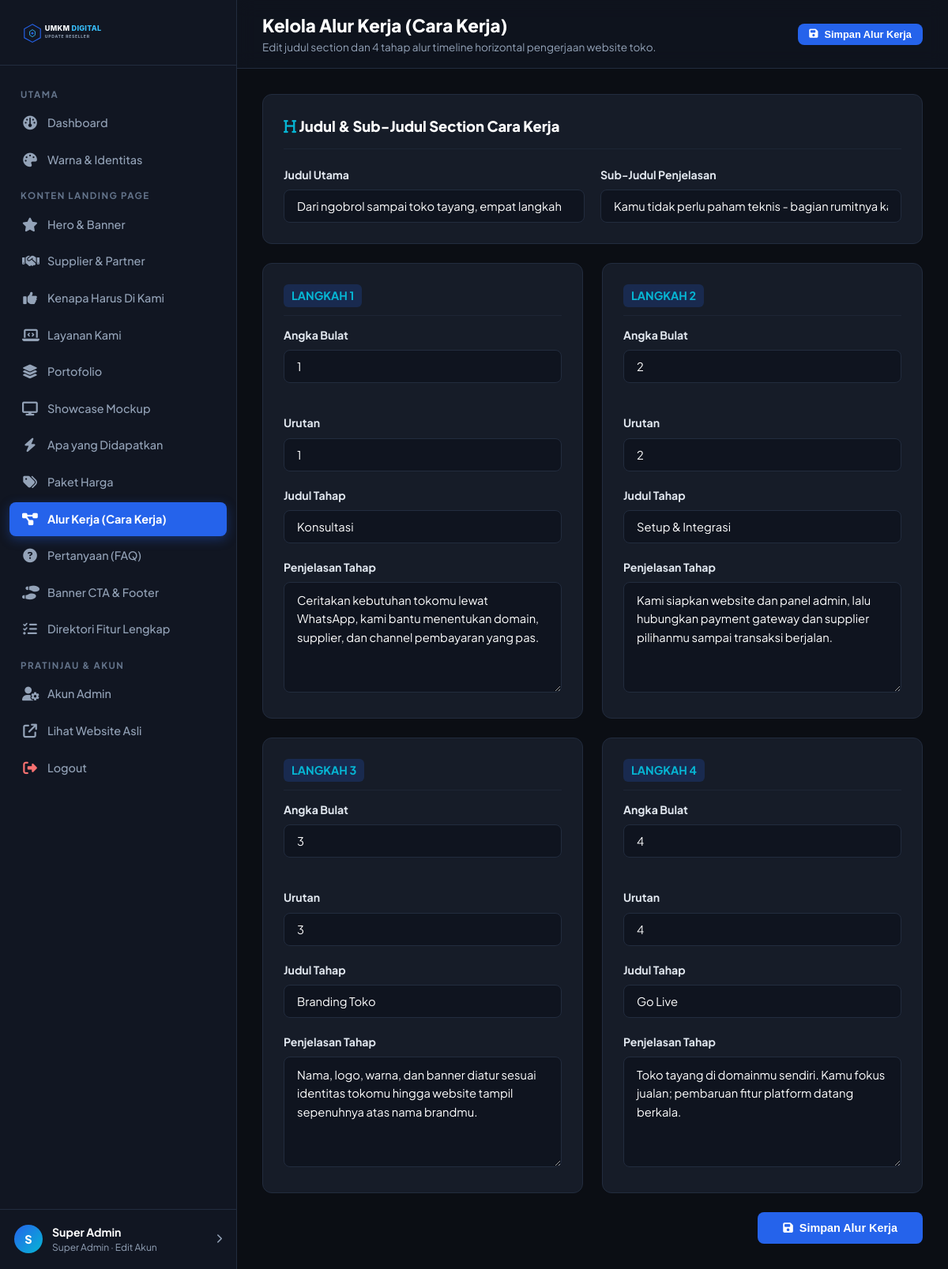
Screenshot of /admin/workflow.php (signed in) with the database file from the repository.
### tables this page shows
CREATE TABLE IF NOT EXISTS `workflow_steps` (
  `id` int(11) NOT NULL AUTO_INCREMENT,
  `step_number` varchar(10) NOT NULL,
  `title` varchar(150) NOT NULL,
  `description` text NOT NULL,
  `sort_order` int(11) DEFAULT 0,
  PRIMARY KEY (`id`)
);

### config/database.php (called while the page is built, shortened)
<?php
function get_settings($pdo) {
    $stmt = $pdo->query("SELECT setting_key, setting_value FROM settings");
    $settings = [];
    while ($row = $stmt->fetch()) {
        $settings[$row['setting_key']] = $row['setting_value'];
    }
    return $settings;
}

### admin/workflow.php (the view, shortened to what this page needs)
<?php
require_once __DIR__ . '/includes/header.php';
$settings = get_settings($pdo);
$steps = $pdo->query("SELECT * FROM workflow_steps ORDER BY sort_order ASC, id ASC")->fetchAll();
require_once __DIR__ . '/includes/sidebar.php';
?>
<main class="admin-main">
  <header class="admin-topbar">
    <div class="page-heading">
      <h1>Kelola Alur Kerja (Cara Kerja)</h1>
      <p>Edit judul section dan 4 tahap alur timeline horizontal pengerjaan website toko.</p>
    </div>
    <div class="topbar-actions">
      <button type="submit" form="workflow-form" class="btn btn-primary btn-sm">
        <i class="fa-solid fa-floppy-disk"></i> Simpan Alur Kerja
      </button>
    </div>
  </header>
  <div class="admin-body">
    <form id="workflow-form" method="POST" action="">
      <div class="admin-card">
        <div class="admin-card-header">
          <h2 class="admin-card-title"><i class="fa-solid fa-heading" style="color: var(--admin-accent);"></i> Judul &amp; Sub-Judul Section Cara Kerja</h2>
        </div>
        <div class="form-row">
          <div class="form-group" style="margin-bottom: 0;">
            <label class="form-label">Judul Utama</label>
            <input type="text" name="workflow_title" class="form-control" value="<?= htmlspecialchars($settings['workflow_title'] ?? 'Dari ngobrol sampai toko tayang, empat langkah') ?>" required>
          </div>
          <div class="form-group" style="margin-bottom: 0;">
            <label class="form-label">Sub-Judul Penjelasan</label>
            <input type="text" name="workflow_subtitle" class="form-control" value="<?= htmlspecialchars($settings['workflow_subtitle'] ?? 'Kamu tidak perlu paham teknis - bagian rumitnya kami yang kerjakan.') ?>" required>
          </div>
        </div>
      </div>
      <div class="admin-grid-4">
        <?php foreach ($steps as $st): ?>
          <div class="admin-card" style="margin-bottom: 0;">
            <div class="admin-card-header" style="margin-bottom: 14px; padding-bottom: 10px;">
              <span class="sidebar-badge" style="font-size: 0.9rem; border-radius: 6px; padding: 4px 10px;">
                LANGKAH <?= htmlspecialchars($st['step_number']) ?>
              </span>
            </div>
            <div class="form-row">
              <div class="form-group">
                <label class="form-label">Angka Bulat</label>
                <input type="text" name="steps[<?= $st['id'] ?>][step_number]" class="form-control" value="<?= htmlspecialchars($st['step_number']) ?>" required>
              </div>
              <div class="form-group">
                <label class="form-label">Urutan</label>
                <input type="number" name="steps[<?= $st['id'] ?>][sort_order]" class="form-control" value="<?= $st['sort_order'] ?>">
              </div>
            </div>
            <div class="form-group">
              <label class="form-label">Judul Tahap</label>
              <input type="text" name="steps[<?= $st['id'] ?>][title]" class="form-control" value="<?= htmlspecialchars($st['title']) ?>" required>
            </div>
            <div class="form-group" style="margin-bottom: 0;">
              <label class="form-label">Penjelasan Tahap</label>
              <textarea name="steps[<?= $st['id'] ?>][description]" class="form-control" rows="4" required><?= htmlspecialchars($st['description']) ?></textarea>
            </div>
          </div>
        <?php endforeach; ?>
      </div>
      <div style="text-align: right; margin-top: 24px;">
        <button type="submit" class="btn btn-primary" style="padding: 12px 32px;">
          <i class="fa-solid fa-floppy-disk"></i> Simpan Alur Kerja
        </button>
      </div>
    </form>
<?php require_once __DIR__ . '/includes/footer.php'; ?>

### assets/css/admin.css (style rules this page uses)
:root { --admin-bg: #0B0E14; --admin-sidebar: #111622; --admin-card: #161C28; --admin-border: #222C3E; --admin-primary: #2563EB; --admin-primary-hover: #1D4ED8; --admin-accent: #06B6D4; --admin-text: #FFFFFF; --admin-muted: #94A3B8; --admin-danger: #EF4444; --admin-success: #10B981; }
* { margin: 0; padding: 0; box-sizing: border-box; }
body { font-family: 'Plus Jakarta Sans', sans-serif; background-color: var(--admin-bg); color: var(--admin-text); line-height: 1.5; display: flex; min-height: 100vh; }
.sidebar-badge { font-size: 0.7rem; background: rgba(37, 99, 235, 0.2); color: var(--admin-accent); padding: 2px 8px; border-radius: 9999px; font-weight: 700; }
.admin-main { margin-left: 300px; flex-grow: 1; display: flex; flex-direction: column; min-height: 100vh; min-width: 0; }
.admin-topbar { padding: 16px 32px; background: rgba(17, 22, 34, 0.7); backdrop-filter: blur(12px); border-bottom: 1px solid var(--admin-border); display: flex; justify-content: space-between; align-items: center; position: sticky; top: 0; z-index: 40; }
.page-heading h1 { font-size: 1.4rem; font-weight: 800; }
.page-heading p { font-size: 0.85rem; color: var(--admin-muted); }
.topbar-actions { display: flex; align-items: center; gap: 14px; }
.admin-body { padding: 32px; flex-grow: 1; }
.admin-card { background: var(--admin-card); border: 1px solid var(--admin-border); border-radius: 12px; padding: 26px; margin-bottom: 24px; }
.admin-card-header { display: flex; justify-content: space-between; align-items: center; margin-bottom: 22px; border-bottom: 1px solid rgba(34, 44, 62, 0.6); padding-bottom: 14px; }
.admin-card-title { font-size: 1.15rem; font-weight: 800; }
.form-group { margin-bottom: 20px; }
.form-label { display: block; font-size: 0.88rem; font-weight: 700; margin-bottom: 8px; color: #E2E8F0; }
.form-control { width: 100%; padding: 11px 16px; background: #0F141F; border: 1px solid var(--admin-border); border-radius: 8px; color: #FFFFFF; font-family: inherit; font-size: 0.92rem; outline: none; transition: border-color 0.2s ease; }
textarea.form-control { min-height: 140px; resize: vertical; line-height: 1.6; }
.form-row { display: grid; grid-template-columns: repeat(auto-fit, minmax(240px, 1fr)); gap: 20px; }
.admin-grid-4 { display: grid; grid-template-columns: repeat(3, 1fr); gap: 24px; }
@media (max-width: 1440px) { .admin-grid-4 { grid-template-columns: repeat(2, 1fr); } }
.btn { display: inline-flex; align-items: center; justify-content: center; gap: 8px; padding: 10px 20px; border-radius: 8px; font-size: 0.9rem; font-weight: 700; cursor: pointer; border: none; text-decoration: none; transition: all 0.2s ease; }
.btn-primary { background: var(--admin-primary); color: #FFFFFF; }
.btn-sm { padding: 6px 14px; font-size: 0.8rem; }

### rows the page displays
workflow_steps: step_number "1", id+step_number "1", id+sort_order "1", title "Konsultasi", id+description "Ceritakan kebutuhan tokomu lewat WhatsApp, kami bantu menentukan domain, supplier, dan channel pembayaran yang pas."
workflow_steps: step_number "2", id+step_number "2", id+sort_order "2", title "Setup & Integrasi", id+description "Kami siapkan website dan panel admin, lalu hubungkan payment gateway dan supplier pilihanmu sampai transaksi berjalan."
workflow_steps: step_number "3", id+step_number "3", id+sort_order "3", title "Branding Toko", id+description "Nama, logo, warna, dan banner diatur sesuai identitas tokomu hingga website tampil sepenuhnya atas nama brandmu."
workflow_steps: step_number "4", id+step_number "4", id+sort_order "4", title "Go Live", id+description "Toko tayang di domainmu sendiri. Kamu fokus jualan; pembaruan fitur platform datang berkala."

### other values shown
substr($current_admin['name'], 0, 1) "S"
$current_admin['name'] "Super Admin"
